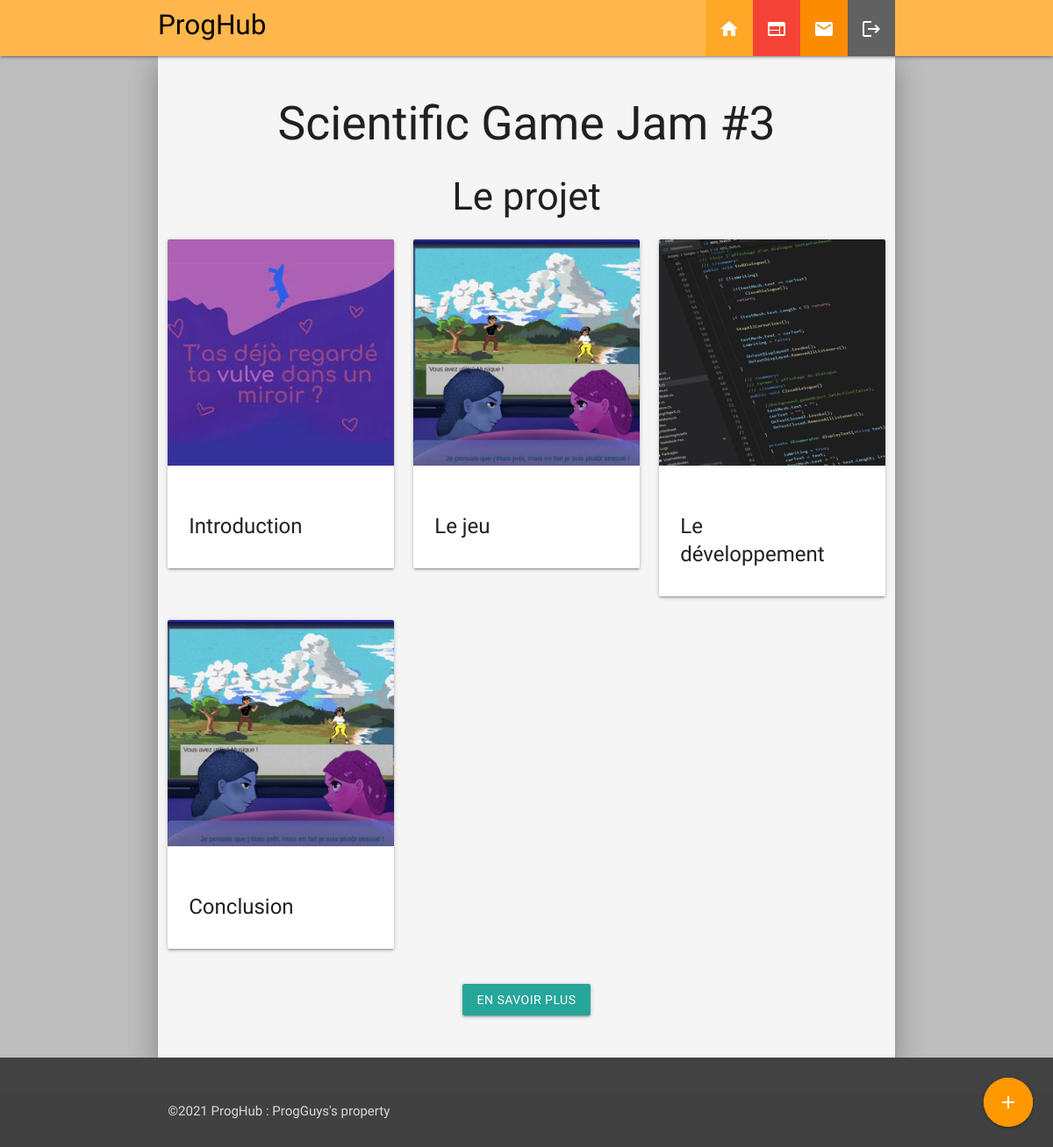
Page /project.php?id=1 on the committed database.
### tables this page shows
CREATE TABLE IF NOT EXISTS `projet` (
  `id` int(11) NOT NULL AUTO_INCREMENT,
  `id_user` int(11) NOT NULL,
  `type` int(1) NOT NULL,
  `image` varchar(150) NOT NULL,
  `image_alt` varchar(200) NOT NULL,
  `titre` varchar(50) NOT NULL,
  `desc` varchar(5000) NOT NULL,
  `carous` tinyint(1) NOT NULL DEFAULT '0',
  PRIMARY KEY (`id`)
);

CREATE TABLE IF NOT EXISTS `carte` (
  `id` int(11) NOT NULL AUTO_INCREMENT,
  `id_projet` int(11) NOT NULL,
  `image` varchar(100) NOT NULL,
  `image_alt` varchar(500) NOT NULL,
  `titre` varchar(100) NOT NULL,
  `l_titre` varchar(100) NOT NULL,
  `texte` text NOT NULL,
  `notation` text NOT NULL,
  PRIMARY KEY (`id`)
);

### project.php (the view, shortened to what this page needs)
<!DOCTYPE html>
  <html lang="fr" dir="ltr">
    <head>
      <?php require "php/header.php" ?>
    </head>
    <body class="grey lighten-1">
      <header>
        <?php
          require "php/menu.php";
          $sql = "SELECT * FROM projet WHERE projet.id='".$_GET['id']."';";
          $pre = $pdo->prepare($sql);
          $pre->execute();
          $project = current($pre->fetchAll(PDO::FETCH_ASSOC));
          $sql = "SELECT * FROM carte WHERE id_projet='".$_GET['id']."';";
          $pre = $pdo->prepare($sql);
          $pre->execute();
          $allCards = $pre->fetchAll(PDO::FETCH_ASSOC);
          $allLinks = $pre->fetchAll(PDO::FETCH_ASSOC); ?>
      </header>
      <main id="main">
        <section class="section container grey lighten-4 z-depth-4">
          <h2 class="center-align"><?php echo $project['titre'] ?></h2>
          <h3 class="center-align">Le projet</h3>
          <div class="row">
            <?php foreach ($allCards as $card){ ?>
              <div class="col s12 l4">
                <div class="card hoverable">
                  <div class="card-image waves-effect waves-block waves-light">
                    <img class="activator responsive-img" src="<?php echo $card['image'] ?>">
                  </div>
                  <div class="card-content row valign-wrapper">
                    <div class="col l9">
                      <h3 class="card-title activator grey-text text-darken-4"><?php echo $card['titre'] ?></h3>
                    </div>
                    <div class="col l3 right-align">
                    </div>
                  </div>
                </div>
              </div>
            <?php } ?>
          </div>
          <div class="container center-align">
            <a class="waves-effect waves-light btn" id="help" onclick="$('.tap-target').tapTarget('open')">En savoir plus</a>
          </div>
        </section>
        <div class="fixed-action-btn">
          <a class="btn-floating pulse btn-large orange" id="menu">
            <i class="large material-icons">add</i>
          </a>
        </div>
      </main>
      <footer class="page-footer grey darken-3">
        <?php require "php/footer.php" ?>
      </footer>
    </body>
  </html>

### php/header.php (shortened to what this page needs)
<link type="text/css" rel="stylesheet" href="css/materialize.css"  media="screen"/>
<link type="text/css" rel="stylesheet" href="css/style.css"/>

### php/menu.php (shortened to what this page needs)
<div class="navbar-fixed">
  <nav class="nav-wrapper orange lighten-2">
    <div class="container">
      <h1 class="brand-logo black-text">ProgHub</h1>
      <ul class="right hide-on-med-and-down grey darken-2">
        <li class="orange lighten-1"><a href="index.php" class="waves-effect waves-light"><i class="material-icons">home</i></a></li>
        <li class="red"><a class="dropdown-trigger waves-effect waves-light" data-target="project-dropdown"><i class="material-icons">web</i></a></li>
        <li class="orange darken-1"><a class="waves-effect waves-light modal-trigger" href="#contact"><i class="material-icons">email</i></a></li>
        <li><a class="waves-effect waves-light" href="php/logout.php"><i class="material-icons">logout</i></a></li>
      </ul>
    </div>
  </nav>
</div>

### php/footer.php (shortened to what this page needs)
<div class="footer-copyright">
 <div class="container row">
   <span class="col l8">©2021 ProgHub : ProgGuys's property</span>
 </div>
</div>

### css/style.css (style rules this page uses)
body { display: flex; min-height: 100vh; flex-direction: column; }
main { flex: 1 0 auto; }
h1, h2, h3, h4, h5, span, p, label, a { font-family: 'Kanit', sans-serif; }
h1 { font-size: 18px; margin: 0.8rem 0 1.68rem 0; }
.section { padding-top: 4vw; padding-bottom: 4vw; }
.section h2 { margin-top: 0px; }

### rows in the picture
projet: titre "Scientific Game Jam #3"
carte: image (picture), titre "Introduction"
carte: image (picture), titre "Le jeu"
carte: image (picture), titre "Le développement"
carte: image (picture), titre "Conclusion"
